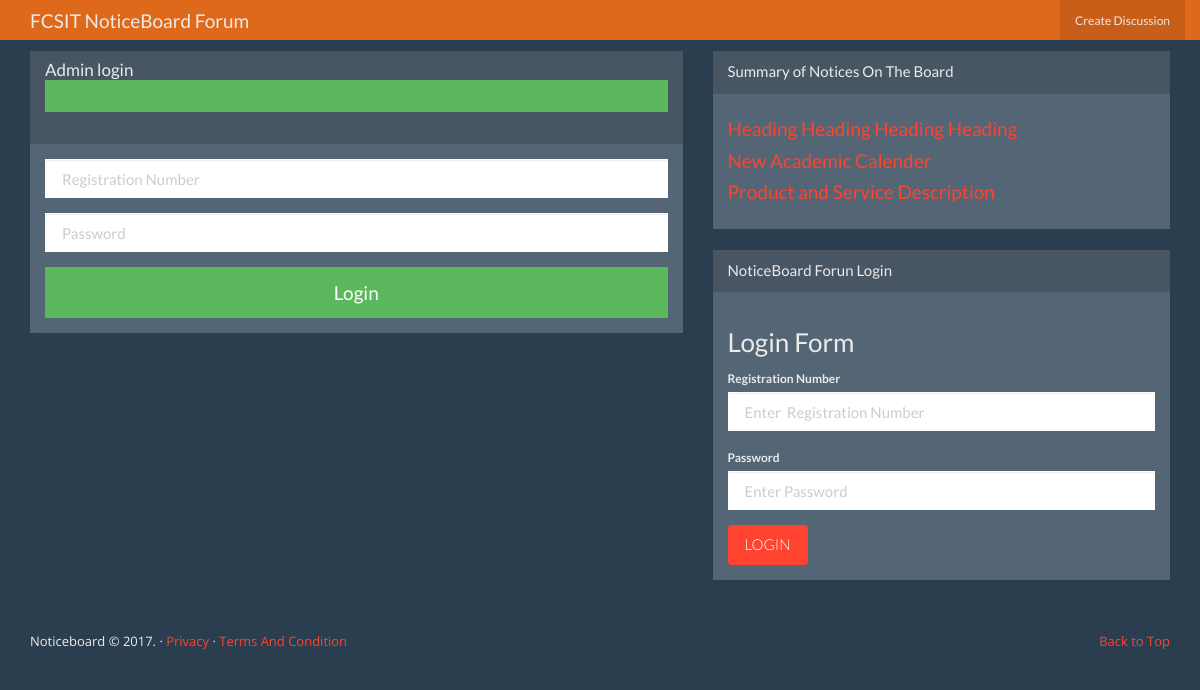
The app's page /user/login with its own data.
### tables this page shows
CREATE TABLE IF NOT EXISTS `noticeboard` (
  `notice_id` int(100) NOT NULL,
  `user_id` int(100) NOT NULL,
  `status_id` int(100) NOT NULL,
  `notice_title` varchar(200) NOT NULL,
  `notice_from` varchar(200) NOT NULL,
  `notice_to` varchar(200) NOT NULL,
  `notice_details` text NOT NULL,
  `notice_img` varchar(100) NOT NULL
);

### application/views/forum/layout/main.php (called while the page is built, shortened)
<?php $this->load->view('forum/layout/includes/header'); ?>
<?php $this->load->view($main_content); ?>

### application/controllers/User.php (called while the page is built, shortened)
<?php
class User extends CI_Controller {
	public function login(){
		if(isset($_POST['login'])){
			$this->form_validation->set_rules('reg_no', 'Registration Number', 'required|min_length[2]|trim');
			$this->form_validation->set_rules('password', 'Password', 'required');
			if($this->form_validation->run() == true){
				$reg_no = $this->input->post('reg_no');
				$password = $this->input->post('password');
				$user_id = $this->User_model->login($reg_no, $password);
				if($user_id){
					$data = array(
						'user_id' => $user_id,
						'logged_in' => true,
						'username' => $username
							);
					$this->session->set_userdata($data);
					$this->session->set_flashdata('Logged_in', 'You  are Logged in');
					redirect(Discussions);
					}else{
					$this->session->set_flashdata('Failed', 'Wrong Username And Password');
						$dta['title'] = "Wrong login details";
						$data['main_content'] = 'forum/login';
						$data['list_NB'] = $this->Discussion_model->list_NB();
						$this->load->view('forum/layout/main', $data);
					}
				}
			}else{
			$data['title'] = "Login Page here";
			$data['main_content'] = 'forum/login';
			$data['list_NB'] = $this->Discussion_model->list_NB();
			$this->load->view('forum/layout/main', $data);
				}
		}
}

### index.php (called while the page is built, shortened)
<?php
require_once BASEPATH.'core/CodeIgniter.php';

### application/models/Discussion_model.php (called while the page is built, shortened)
<?php
 Class Discussion_model extends CI_model{
		 public function list_NB(){
		 	$this->db->select('*', 'users');
			$this->db->from('noticeboard');
			$this->db->join('users', 'noticeboard.user_id = users.user_id');
			$this->db->order_by('notice_title', 'ASC');
			$this->db->limit('4');
			$query = $this->db->get();
			return $query->result_array();
		 }
	 }
?>

### application/views/forum/login.php (the view)
    <div class="container mainbody-section">
    <div class="row">
        <div class="col-md-7">
        				<div class="panel panel-default">
			  	<div class="panel-heading">
			    	<h3 class="panel-title"> Admin login</h3>
			    	<?php if(!$this->session->flashdata('Success')): ?>
					<?php echo '<div class="alert alert-success">' .$this->session->flashdata('Failed'). '</div>'?>
					<?php endif; ?>
			 	</div>
			  	<div class="panel-body">
                	<form accept-charset="UTF-8" role="form" method="Post" acttion="<?php echo base_url()?>User/login">
                    <fieldset>
			    	  	<div class="form-group">
			    		    <input class="form-control" placeholder="Registration Number" name="reg_no" type="text">
			    		</div>
			    		<div class="form-group">
			    			<input class="form-control" placeholder="Password" name="password" type="password" value="">
			    		</div>
			    		<input class="btn btn-lg btn-success btn-block"  name="login" type="submit" value="Login">
			    	</fieldset>
			      	</form>
			    </div>
			</div>
        </div>
        <div class="col-md-5">
            <div class="panel panel-default">
              <div class="panel-heading">Summary of Notices On The Board</div>
              <div class="panel-body">
              	<?php foreach($list_NB as $list): ?>
                <a href="<?php echo base_url();?>notices/notice_details/<?php echo $list['notice_id']?>"><h4><?php echo $list['notice_title']; ?></h4></a>
            <?php endforeach; ?>
              </div>
            </div>
<?php if(!$this->session->userdata('Logged_in')):?>
            <section>
                <div class="panel panel-default">
              <div class="panel-heading">NoticeBoard Forun Login</div>
              <div class="panel-body">
              	 <div class="block">
            <h3>Login Form</h3>
            <form role="form" action="<?php echo base_url(); ?>User/login" method="post">
            <div class="form-group">
              <label for="Registration Number">Registration Number</label>
              <input name="reg_no" type="text" class="form-control" placeholder="Enter  Registration Number"/>
            </div>
            <div class="form-group">
              <label>Password</label>
              <input name="password" type="password" class="form-control" placeholder="Enter Password"/>
            </div>
            <input value="Login" name="login" type="submit" class="btn btn-primary">
            </form>
          </div>
            </div>
            </section>
            <?php endif; ?>
        </div>
    </div>
    </div>

### assets/css/style.css (style rules this page uses)
a, a:hover, a:focus, a:active, a.active { outline: 0; }
a { color: #FF432E; text-decoration: none; }
.btn-primary { border-color: #FF432E; background-color: #FF432E; text-transform: uppercase; font-weight: 300; color: #fff; -webkit-border-radius:3px; -moz-border-radius:3px; -o-border-radius:3px; border-radius:3px; -webkit-transition: all 0.3s; -moz-transition: all 0.3s; -o-transition: all 0.3s; transition: all 0.3s; }
.mainbody-section { padding-top: 30px; padding-bottom: 30px; }

### records on screen
noticeboard: notice_title "Heading Heading Heading Heading"
noticeboard: notice_title "New Academic Calender"
noticeboard: notice_title "Product and Service Description"
